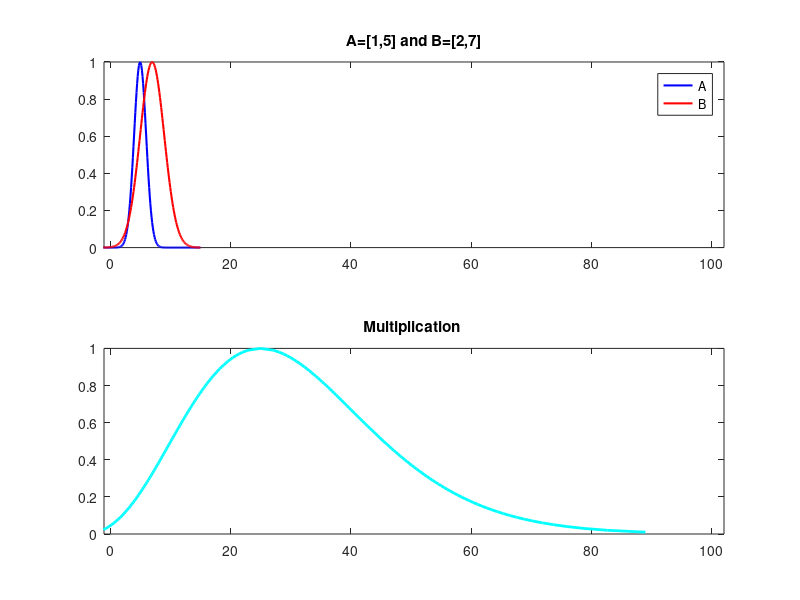

Here is the MATLAB script that generated this plot:
clear
clc
%  Shahab Sotudian--94125091
% Gaussian  Number Operations
% Gaussian  Number A
sigma1=1;
mean1=5;

% Gaussian  Number B
sigma2=2;
mean2=5;

alfa=0;
y=[];
l = -5:0.1:15;

% alfa cut
A=[(mean1-sigma1*sqrt((-2)*log(alfa))),(mean1+sigma1*sqrt((-2)*log(alfa)))];
B=[(mean2-sigma2*sqrt((-2)*log(alfa))),(mean2+sigma2*sqrt((-2)*log(alfa)))];

% Multiplication 
for i=1:1:101
    alfa=(i-1)/100;
   y(i)=alfa;
s1(i)=(mean1-sigma1*sqrt((-2)*log(alfa))).*(mean2-sigma2*sqrt((-2)*log(alfa)));
s2(i)=(mean1+sigma1*sqrt((-2)*log(alfa))).*(mean2+sigma2*sqrt((-2)*log(alfa)));


end



    subplot(211)
h1=gaussmf(l,[1 5]);
plot(l,h1,'b','linewidth',1.5)
hold on
h2=gaussmf(l,[2 7]);
plot(l,h2,'r','linewidth',1.5)
title('A=[1,5] and B=[2,7]')
axis([-1,102,0,1])
legend('A','B')
    subplot(212)
plot(s1,y,'c','linewidth',2)
hold on
plot(s2,y,'c','linewidth',2)
axis([-1,102,0,1])
title('Multiplication ')



